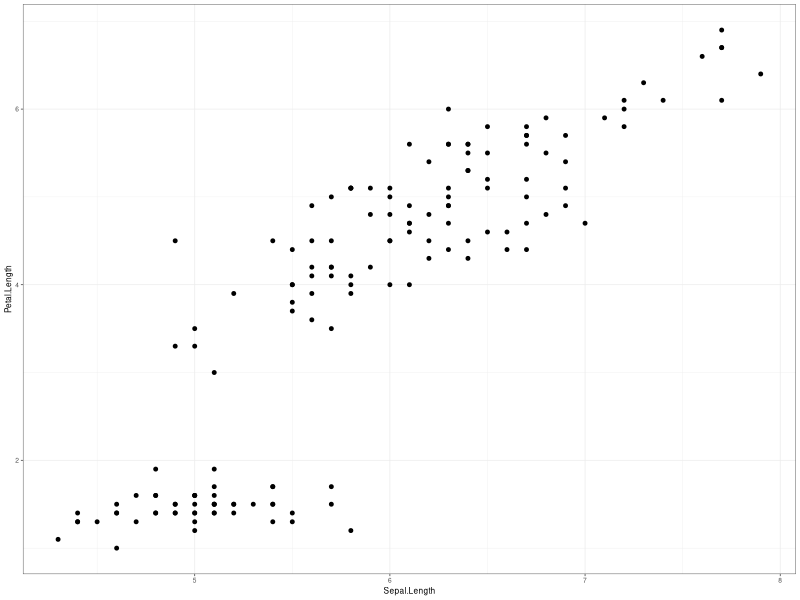
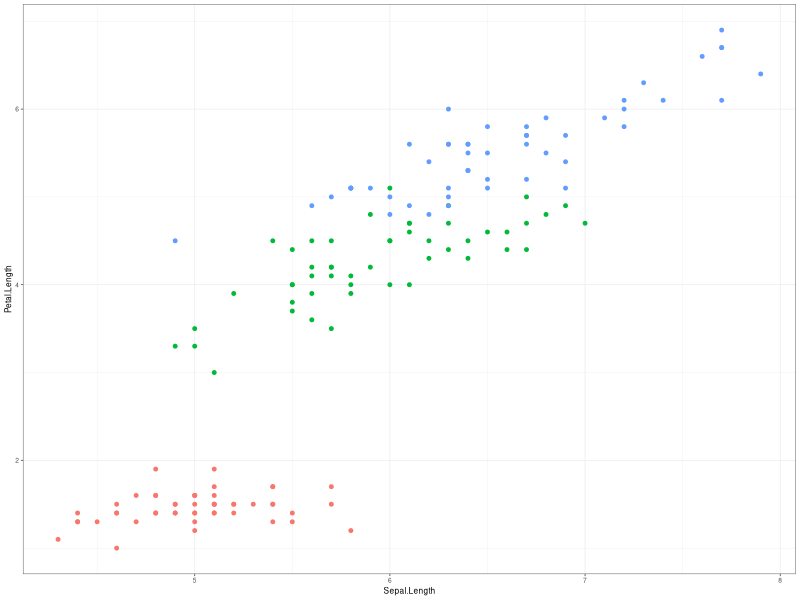

Source code (R) for these figures, in order:
## ---- chunk 1
library('ggplot2')
library('knitr')

linesize <- 0.25
pointsize <- 1
theme_set(theme_bw(base_size = 6) + theme(
    line = element_line(size = linesize, colour = 'black', linetype = 1, lineend = 'butt')))
for (geom in c('point', 'line', 'hline', 'vline', 'abline', 'boxplot', 'pointrange', 'errorbar', 'errorbarh')) {
    update_geom_defaults(geom, list(size = ifelse(geom == 'point', pointsize, linesize)))
}
knitr::opts_chunk$set(fig.width = 4.7, fig.height = 1.9)
## ---- chunk 2
ggplot(iris, aes(Sepal.Length, Petal.Length)) +
    geom_point()


ggplot(iris, aes(Sepal.Length, Petal.Length)) +
    geom_point(aes(color = Species)) +
    guides(color = FALSE)
